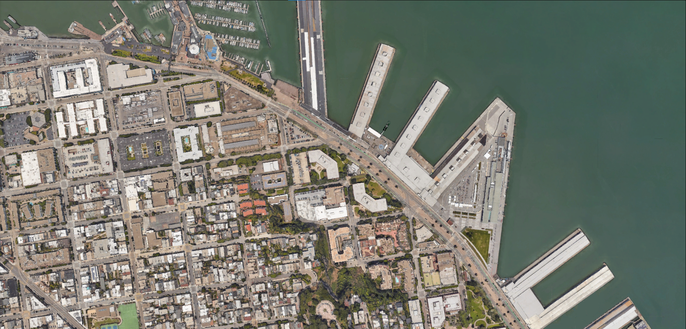
#> input picture 1.png, 686 x 329 px, shrunk from 1862 x 893 before the run
$ jupyter execute --allow-errors opencv-image-stitch-oneapi.ipynb   (shell and % lines are left out)
#> lines starting #> are read from the running program, lines starting #| are printed output that depends on the picture
## Run OpenCV Image Stitching API in OneAPI Devcloud

#### Install OpenCV

[cell 1]
# Download

[cell 2]
# Extract the zips

[cell 3]
# Create build directory

[cell 4]
%cd ~/build

[cell 5]
# Build using cmake

[cell 6]
# make using the juicy 24 core CPU :D

[cell 7]
%cd build

[cell 8]
# Install opencv @ ~/opencv-bin

#### Setup Paths for OpenCV

[cell 9]
import os

#> (a cell that did not finish here is left out)

[cell 11]
# Check OpenCV version

[cell 12]
# Check PKG_CONFIG_PATH

[cell 13]
# Set OpenCV library path
os.environ['LD_LIBRARY_PATH'] += os.pathsep + '/home/u59912/opencv-bin/lib'

[cell 14]
# Check LD_LIBRARY_PATH

#### Compile the program

[cell 15]
# Go inside demo directory
%cd ~/image-stitch-oneapi/

[cell 16]
# Compile using DPC++ (Data Parallel C++ by Intel)

#### Run the program

[cell 17]
# Run the program

[cell 18]
import subprocess

[cell 19]
runstring = './stitch --d3 --mode scans 1.png 2.png 3.png 4.png 5.png'

[cell 20]
# Run the command using subprocess
subprocess.run(runstring.split(" "))
#> (this line was passed over: subprocess is not available in this run)

#### View the test images

[cell 21]
import matplotlib.pyplot as plt
import matplotlib.image as mpimg

We are using several images of San Fransisco Bay taken from Google Earth as Image Stitching Demo

[cell 22]
fig, axs = plt.subplots(nrows=3, ncols=2, figsize=(12, 10), dpi=120)

axs[0, 0].imshow(mpimg.imread('1.png'))
axs[0, 0].axis('off')
axs[0, 0].set_title('Image 1')

axs[0, 1].imshow(mpimg.imread('2.png'))
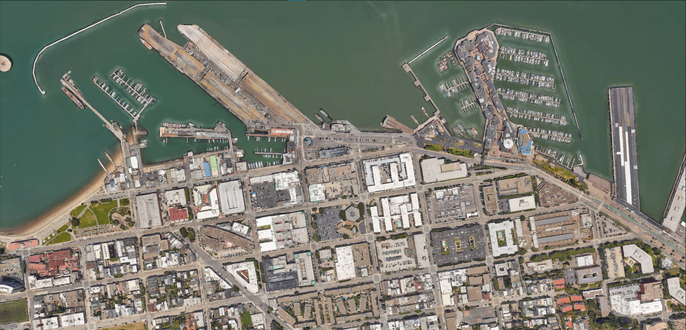
#> input picture 2.png, 686 x 330 px, shrunk from 1862 x 896 before the run
axs[0, 1].axis('off')
axs[0, 1].set_title('Image 2')

axs[1, 0].imshow(mpimg.imread('3.png'))
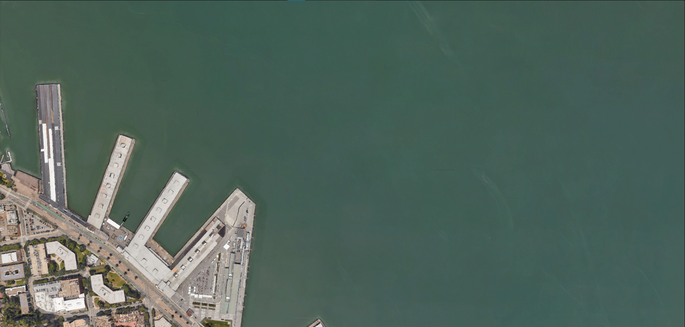
#> input picture 3.png, 685 x 327 px, shrunk from 1861 x 888 before the run
axs[1, 0].axis('off')
axs[1, 0].set_title('Image 3')

axs[1, 1].imshow(mpimg.imread('4.png'))
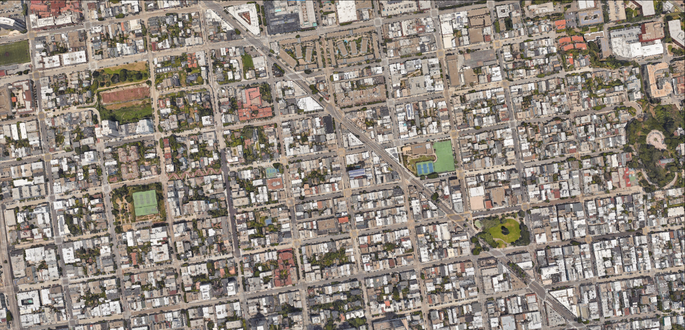
#> input picture 4.png, 685 x 330 px, shrunk from 1861 x 895 before the run
axs[1, 1].axis('off')
axs[1, 1].set_title('Image 4')

axs[2, 0].imshow(mpimg.imread('5.png'))
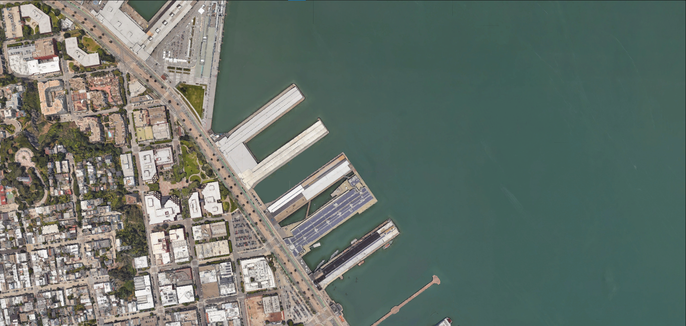
#> input picture 5.png, 686 x 326 px, shrunk from 1862 x 886 before the run
axs[2, 0].axis('off')
axs[2, 0].set_title('Image 5')

axs[2, 1].imshow(mpimg.imread('result.jpg'))
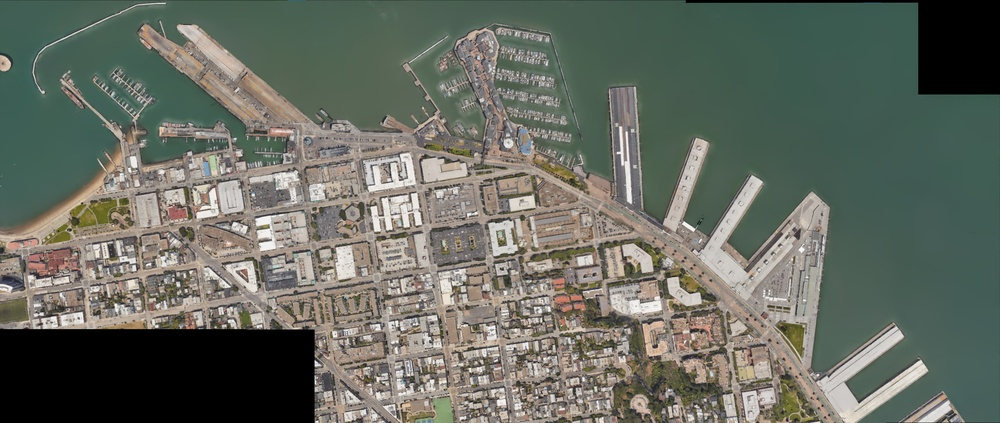
#> input picture result.jpg, 1000 x 423 px, shrunk from 2715 x 1149 before the run
axs[2, 1].axis('off')
axs[2, 1].set_title('Stitching result')
